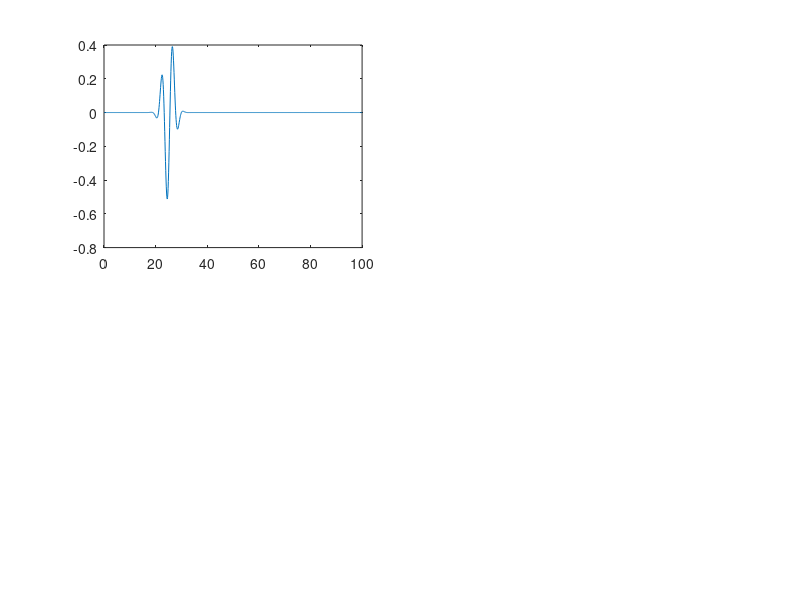

The MATLAB source for this figure: (Note: this script raises an error after producing the figure.)
% ======================================================================================================================================
%%%%%%%%%% Preamble %%%%%%%%%%
% ======================================================================================================================================

% Part Ic - Free Particle Gaussian Wave Packet Incident on a Potential Barrier Simulation
% Wave packet propagation is performed using the Crank-Nicolson method

% Author: Max L Butterworth
% MSc in Theoretical and Computational Chemistry Project
% University of Oxford

% ======================================================================================================================================
%%%%%%%%%% Define constants and variables %%%%%%%%%%
% ======================================================================================================================================

% Natural units adopted throughout
L = 100; % Length of the 1D box
m = 1; % Mass of electron
h = 1; % Planck's constant
hbar = 1; % Definition of h bar
N_steps = 1000; % Number of discretisation points for the x-axis

wp_energy = 1; % Set the wave packet energy
barrier_energy = 10; % Set the magnitude of the potential barrier height
barrier_width = 20; % Set the barrier width in units of dx

k = sqrt((wp_energy * 2 * m)/(hbar^2)); % Calculate the wavenumber from wp_energy; k = 0 gives a stationary Gaussian wave packet

% ======================================================================================================================================
%%%%%%%%%% Discretise the spatial domain, x, and time domain, t %%%%%%%%%%
% ======================================================================================================================================

x = linspace(0, L, N_steps); % Define the domain of the infinite potential well
dx = x(2) - x(1); % Calculate the spatial step size

dt = 1e-1; % Define the time step size
N_t = 1000; % Define the number of time steps to simulate

% ======================================================================================================================================
%%%%%%%%%% Construct the Hamiltonian using the finite difference method %%%%%%%%%%
% ======================================================================================================================================

% Construct the Hamiltonian inside the infinite potential well
laplacian = (1/dx^2) * spdiags([1, -2, 1], -1:1, N_steps, N_steps); % Define the Laplacian operator

if rem(barrier_width, 2) == 0 % If the barrier width is even

    lower_index = (N_steps - barrier_width)/2; % Lower x-index for which the potential barrier starts
    upper_index = (N_steps - barrier_width)/2; % Upper x-index for which the potential barrier ends

    % Define the potential energy accross the x-domain; potential step at halfway accross domain
    V_vector = [zeros(lower_index, 1); repmat(barrier_energy, barrier_width, 1); zeros(upper_index, 1)];

else

    lower_index = (N_steps - barrier_width + 1)/2; % Lower x-index for which the potential barrier starts
    upper_index = (N_steps - barrier_width - 1)/2; % Upper x-index for which the potential barrier ends

    % Define the potential energy accross the x-domain; potential step at halfway accross domain
    V_vector = [zeros(lower_index, 1); repmat(barrier_energy, barrier_width, 1); zeros(upper_index, 1)];

end

V_matrix = diag(V_vector); % Define a diagonal potential matrix

H = (-((hbar^2)/(2*m)) * laplacian) + V_matrix; % Define the Hamiltonian operator

% ======================================================================================================================================
%%%%%%%%%% Generate an initial wave packet composed of one plane wave modulated by a Gaussian %%%%%%%%%%
% ======================================================================================================================================

x0 = L/4; % Start evolving the wave packet from the centre of the box at t = 0
sigma = L/50; % Set the initial width of the wave packet
psi0 = exp(-(x - x0).^2/(2 * sigma^2)) .* exp(1i * k * x); % Define the initial Gaussian wave packet
psi0_norm = psi0/sqrt(trapz(x, abs(psi0).^2)); % Normalise the initial Gaussian wave packet

% ======================================================================================================================================
%%%%%%%%%% Implement the Crank-Nicolson method to evolve the wavefunction and calculate probability current %%%%%%%%%%
% ======================================================================================================================================

J = zeros(N_steps, N_t); % Initialise an array to store probability currents
first_deriv = spdiags([-1, 1], 0:1, N_steps, N_steps)/dx;

psi = psi0_norm(1:N_steps).'; % Set the initial value of the wavefunction
psi_t = zeros(N_steps, N_t); % Initialise an array to store the wavefunction as it evolves in time
psi_t(:, 1) = psi; % Store the initial wavefunction in the time evolution array

% Pre-compute matrices required for the Crank-Nicolson method
A = eye(N_steps) + (((1i * dt)/(2 * hbar)) * H);
B = eye(N_steps) - (((1i * dt)/(2 * hbar)) * H);

for t = 2:N_t % Loop over all time steps
    psi = A \ (B * psi); % Evolve the wavefunction over time
    psi = psi/sqrt(trapz(x, abs(psi).^2)); % Normalise the time-evolved wavefunction
    psi_t(:, t) = psi; % Store the time-evolved wavefunction in the time evolution array
    J(:, t) = -((1i * hbar)/(2 * m)) * ((conj(psi) .* (first_deriv * psi)) - ((first_deriv * conj(psi)) .* psi)); % Calculate probability current at each point along x
end

% ======================================================================================================================================
%%%%%%%%%% Plot the time evolution of the wave packet probability density %%%%%%%%%%
% ======================================================================================================================================

figure; % Generate a figure

subplot(2, 2, 1) % Top left subfigure
real_wavefunction = plot(x, real(psi_t(:, 1))); % Plot the real wavefunction
rectangle('Position', [x(lower_index), min(real(psi_t(:))), (barrier_width * dx), ...
         (abs(min(real(psi_t(:)))) + max(real(psi_t(:))))], EdgeColor='red', LineWidth=2) % Illustrate the barrier on the plot

xlabel('$x$', 'Interpreter','latex'); % Label the x-axis
ylabel('$\mathrm{Re}(\psi(x, t))$', 'Interpreter','latex'); % Label the y-axis
xlim([min(x) max(x)]) % Set the y-limits for convenience
ylim([min(real(psi_t(:))) max(real(psi_t(:)))]); % Set the y-limits foe convenience
title('Real Component of the Wavefunction') % Add a title
grid on; % Add a grid to the plot

subplot(2, 2, 2) % Top right subfigure
imag_wavefunction = plot(x, imag(psi_t(:, 1))); % Plot the imaginary wavefunction
rectangle('Position', [x(lower_index), min(imag(psi_t(:))), (barrier_width * dx), ...
         (abs(min(imag(psi_t(:)))) + max(imag(psi_t(:))))], EdgeColor='red', LineWidth=2) % Illustrate the barrier on the plot

xlabel('$x$', 'Interpreter','latex'); % Label the x-axis
ylabel('$\mathrm{Im}(\psi(x, t))$', 'Interpreter','latex'); % Label the y-axis
xlim([min(x) max(x)]) % Set the y-limits for convenience
ylim([min(imag(psi_t(:))) max(imag(psi_t(:)))]); % Set the y-limits for convenience
title('Imaginary Component of the Wavefunction') % Add a title
grid on; % Add a grid to the plot

subplot(2, 2, 3) % Bottom left subfigure
prob_density = plot(x, abs(psi_t(:, 1)).^2); % Plot the initial probability density
rectangle('Position', [x(lower_index), min(abs(psi_t(:)).^2), (barrier_width * dx), ...
         (abs(min(abs(psi_t(:)).^2)) + max(abs(psi_t(:)).^2))], EdgeColor='red', LineWidth=2) % Illustrate the barrier on the plot

xlabel('$x$', 'Interpreter','latex'); % Label the x-axis
ylabel('$|\psi(x, t)|^2$', 'Interpreter','latex'); % Label the y-axis
xlim([min(x) max(x)]) % Set the y-limits for convenience
ylim([min(abs(psi_t(:)).^2) max(abs(psi_t(:)).^2)]); % Set the y-limits for convenience
title('Probability Density') % Add a title
grid on; % Add a grid to the plot

subplot(2, 2, 4) % Bottom right subfigure
flux_plot = plot(x, J(:, 1)); % Plot the initial probability current
rectangle('Position', [x(lower_index), min(J(:)), (barrier_width * dx), ...
         (abs(min(J(:))) + max(J(:)))], EdgeColor='red', LineWidth=2) % Illustrate the barrier on the plot

xlabel('$x$', 'Interpreter', 'latex'); % Label the x-axis
ylabel('$J(x, t)$', 'Interpreter', 'latex'); % Label the y-axis
ylim([min(J(:)) max(J(:))]); % Set the y-limits for convenience
title('Probability Current') % Add a title
grid on; % Add a grid to the plot

% Animate the figures

for n = 1:N_t % Loop over all timesteps
    set(real_wavefunction, 'YData', real(psi_t(:, n))) % Update the real part of the wavefunction
    set(imag_wavefunction, 'YData', imag(psi_t(:, n))) % Update the imaginary part of the wavefunction
    set(prob_density, 'YData', abs(psi_t(:, n)).^2); % Update the probability density
    set(flux_plot, 'YData', J(:, n)); % Update the probability density
    pause(0.1); % Pause to create an animation effect
    drawnow; % Update the relevant figures
end